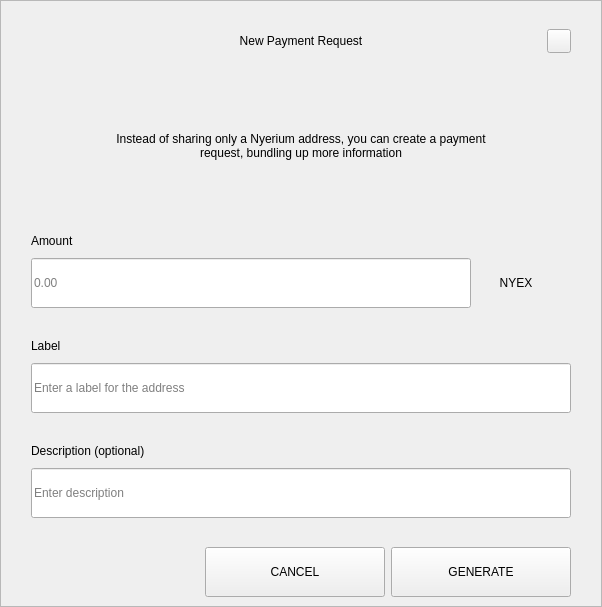
<?xml version="1.0" encoding="UTF-8"?>
<ui version="4.0">
 <class>RequestDialog</class>
 <widget class="QDialog" name="RequestDialog">
  <property name="geometry">
   <rect>
    <x>0</x>
    <y>0</y>
    <width>602</width>
    <height>607</height>
   </rect>
  </property>
  <property name="windowTitle">
   <string>Dialog</string>
  </property>
  <layout class="QVBoxLayout" name="verticalLayout_5">
   <property name="spacing">
    <number>0</number>
   </property>
   <property name="leftMargin">
    <number>0</number>
   </property>
   <property name="topMargin">
    <number>0</number>
   </property>
   <property name="rightMargin">
    <number>0</number>
   </property>
   <property name="bottomMargin">
    <number>0</number>
   </property>
   <item>
    <widget class="QFrame" name="frame">
     <property name="styleSheet">
      <string notr="true"/>
     </property>
     <property name="frameShape">
      <enum>QFrame::StyledPanel</enum>
     </property>
     <property name="frameShadow">
      <enum>QFrame::Raised</enum>
     </property>
     <layout class="QVBoxLayout" name="verticalLayout_4" stretch="1,0,0">
      <property name="spacing">
       <number>0</number>
      </property>
      <property name="leftMargin">
       <number>30</number>
      </property>
      <property name="topMargin">
       <number>20</number>
      </property>
      <property name="rightMargin">
       <number>30</number>
      </property>
      <property name="bottomMargin">
       <number>0</number>
      </property>
      <item>
       <layout class="QHBoxLayout" name="horizontalLayout_3">
        <property name="spacing">
         <number>0</number>
        </property>
        <item>
         <spacer name="horizontalSpacer_21">
          <property name="orientation">
           <enum>Qt::Horizontal</enum>
          </property>
          <property name="sizeHint" stdset="0">
           <size>
            <width>40</width>
            <height>20</height>
           </size>
          </property>
         </spacer>
        </item>
        <item>
         <widget class="QLabel" name="labelTitle">
          <property name="minimumSize">
           <size>
            <width>0</width>
            <height>40</height>
           </size>
          </property>
          <property name="maximumSize">
           <size>
            <width>16777215</width>
            <height>40</height>
           </size>
          </property>
          <property name="styleSheet">
           <string notr="true">padding-left:24px;</string>
          </property>
          <property name="text">
           <string>New Payment Request</string>
          </property>
          <property name="alignment">
           <set>Qt::AlignCenter</set>
          </property>
          <property name="margin">
           <number>7</number>
          </property>
         </widget>
        </item>
        <item>
         <spacer name="horizontalSpacer">
          <property name="orientation">
           <enum>Qt::Horizontal</enum>
          </property>
          <property name="sizeHint" stdset="0">
           <size>
            <width>40</width>
            <height>20</height>
           </size>
          </property>
         </spacer>
        </item>
        <item>
         <widget class="QPushButton" name="btnEsc">
          <property name="minimumSize">
           <size>
            <width>24</width>
            <height>24</height>
           </size>
          </property>
          <property name="maximumSize">
           <size>
            <width>24</width>
            <height>24</height>
           </size>
          </property>
          <property name="focusPolicy">
           <enum>Qt::NoFocus</enum>
          </property>
          <property name="text">
           <string/>
          </property>
         </widget>
        </item>
       </layout>
      </item>
      <item>
       <widget class="QStackedWidget" name="stack">
        <property name="minimumSize">
         <size>
          <width>540</width>
          <height>0</height>
         </size>
        </property>
        <property name="maximumSize">
         <size>
          <width>540</width>
          <height>16777215</height>
         </size>
        </property>
        <property name="currentIndex">
         <number>0</number>
        </property>
        <widget class="QWidget" name="page_1">
         <property name="minimumSize">
          <size>
           <width>540</width>
           <height>0</height>
          </size>
         </property>
         <property name="maximumSize">
          <size>
           <width>540</width>
           <height>16777215</height>
          </size>
         </property>
         <layout class="QVBoxLayout" name="layout1">
          <property name="spacing">
           <number>0</number>
          </property>
          <property name="leftMargin">
           <number>0</number>
          </property>
          <property name="topMargin">
           <number>0</number>
          </property>
          <property name="rightMargin">
           <number>0</number>
          </property>
          <property name="bottomMargin">
           <number>0</number>
          </property>
          <item>
           <spacer name="verticalSpacer_21">
            <property name="orientation">
             <enum>Qt::Vertical</enum>
            </property>
            <property name="sizeType">
             <enum>QSizePolicy::Fixed</enum>
            </property>
            <property name="sizeHint" stdset="0">
             <size>
              <width>20</width>
              <height>30</height>
             </size>
            </property>
           </spacer>
          </item>
          <item alignment="Qt::AlignHCenter">
           <widget class="QLabel" name="labelMessage">
            <property name="minimumSize">
             <size>
              <width>400</width>
              <height>50</height>
             </size>
            </property>
            <property name="text">
             <string>Instead of sharing only a Nyerium address, you can create a payment request, bundling up more information</string>
            </property>
            <property name="alignment">
             <set>Qt::AlignCenter</set>
            </property>
            <property name="wordWrap">
             <bool>true</bool>
            </property>
           </widget>
          </item>
          <item alignment="Qt::AlignBottom">
           <widget class="QWidget" name="containerAmount" native="true">
            <layout class="QVBoxLayout" name="verticalLayout">
             <property name="spacing">
              <number>9</number>
             </property>
             <property name="leftMargin">
              <number>0</number>
             </property>
             <property name="topMargin">
              <number>0</number>
             </property>
             <property name="rightMargin">
              <number>0</number>
             </property>
             <property name="bottomMargin">
              <number>0</number>
             </property>
             <item>
              <widget class="QLabel" name="labelSubtitleAmount">
               <property name="minimumSize">
                <size>
                 <width>350</width>
                 <height>16</height>
                </size>
               </property>
               <property name="maximumSize">
                <size>
                 <width>16777215</width>
                 <height>16</height>
                </size>
               </property>
               <property name="text">
                <string>Amount</string>
               </property>
              </widget>
             </item>
             <item alignment="Qt::AlignTop">
              <widget class="QWidget" name="layoutAmount" native="true">
               <layout class="QHBoxLayout" name="horizontalLayout" stretch="2,0">
                <property name="spacing">
                 <number>0</number>
                </property>
                <property name="leftMargin">
                 <number>0</number>
                </property>
                <property name="topMargin">
                 <number>0</number>
                </property>
                <property name="rightMargin">
                 <number>0</number>
                </property>
                <property name="bottomMargin">
                 <number>0</number>
                </property>
                <item>
                 <widget class="QLineEdit" name="lineEditAmount">
                  <property name="minimumSize">
                   <size>
                    <width>0</width>
                    <height>50</height>
                   </size>
                  </property>
                  <property name="maximumSize">
                   <size>
                    <width>16777215</width>
                    <height>50</height>
                   </size>
                  </property>
                  <property name="placeholderText">
                   <string notr="true">0.00</string>
                  </property>
                 </widget>
                </item>
                <item>
                 <widget class="QWidget" name="comboContainer" native="true">
                  <property name="minimumSize">
                   <size>
                    <width>100</width>
                    <height>50</height>
                   </size>
                  </property>
                  <property name="maximumSize">
                   <size>
                    <width>16777215</width>
                    <height>50</height>
                   </size>
                  </property>
                  <layout class="QHBoxLayout" name="horizontalLayout_31">
                   <property name="spacing">
                    <number>0</number>
                   </property>
                   <property name="leftMargin">
                    <number>0</number>
                   </property>
                   <property name="topMargin">
                    <number>0</number>
                   </property>
                   <property name="rightMargin">
                    <number>10</number>
                   </property>
                   <property name="bottomMargin">
                    <number>0</number>
                   </property>
                   <item>
                    <widget class="QLabel" name="comboBoxCoin">
                     <property name="text">
                      <string>NYEX</string>
                     </property>
                     <property name="alignment">
                      <set>Qt::AlignCenter</set>
                     </property>
                    </widget>
                   </item>
                  </layout>
                 </widget>
                </item>
               </layout>
              </widget>
             </item>
            </layout>
           </widget>
          </item>
          <item>
           <spacer name="verticalSpacer_31">
            <property name="orientation">
             <enum>Qt::Vertical</enum>
            </property>
            <property name="sizeType">
             <enum>QSizePolicy::Fixed</enum>
            </property>
            <property name="sizeHint" stdset="0">
             <size>
              <width>20</width>
              <height>30</height>
             </size>
            </property>
           </spacer>
          </item>
          <item>
           <layout class="QVBoxLayout" name="verticalLayoutLabel">
            <property name="spacing">
             <number>9</number>
            </property>
            <item>
             <widget class="QLabel" name="labelSubtitleLabel">
              <property name="minimumSize">
               <size>
                <width>0</width>
                <height>16</height>
               </size>
              </property>
              <property name="maximumSize">
               <size>
                <width>16777215</width>
                <height>16</height>
               </size>
              </property>
              <property name="text">
               <string>Label</string>
              </property>
             </widget>
            </item>
            <item>
             <widget class="QLineEdit" name="lineEditLabel">
              <property name="minimumSize">
               <size>
                <width>0</width>
                <height>50</height>
               </size>
              </property>
              <property name="maximumSize">
               <size>
                <width>16777215</width>
                <height>50</height>
               </size>
              </property>
              <property name="placeholderText">
               <string>Enter a label for the address</string>
              </property>
             </widget>
            </item>
           </layout>
          </item>
          <item>
           <spacer name="verticalSpacer_34">
            <property name="orientation">
             <enum>Qt::Vertical</enum>
            </property>
            <property name="sizeType">
             <enum>QSizePolicy::Fixed</enum>
            </property>
            <property name="sizeHint" stdset="0">
             <size>
              <width>20</width>
              <height>30</height>
             </size>
            </property>
           </spacer>
          </item>
          <item>
           <layout class="QVBoxLayout" name="verticalLayoutDescription">
            <property name="spacing">
             <number>9</number>
            </property>
            <item>
             <widget class="QLabel" name="labelSubtitleDescription">
              <property name="minimumSize">
               <size>
                <width>0</width>
                <height>16</height>
               </size>
              </property>
              <property name="maximumSize">
               <size>
                <width>16777215</width>
                <height>16</height>
               </size>
              </property>
              <property name="text">
               <string>Description (optional)</string>
              </property>
             </widget>
            </item>
            <item>
             <widget class="QLineEdit" name="lineEditDescription">
              <property name="minimumSize">
               <size>
                <width>0</width>
                <height>50</height>
               </size>
              </property>
              <property name="maximumSize">
               <size>
                <width>16777215</width>
                <height>50</height>
               </size>
              </property>
              <property name="placeholderText">
               <string>Enter description</string>
              </property>
             </widget>
            </item>
            <item>
             <spacer name="verticalSpacer_4">
              <property name="orientation">
               <enum>Qt::Vertical</enum>
              </property>
              <property name="sizeType">
               <enum>QSizePolicy::Fixed</enum>
              </property>
              <property name="sizeHint" stdset="0">
               <size>
                <width>20</width>
                <height>20</height>
               </size>
              </property>
             </spacer>
            </item>
           </layout>
          </item>
         </layout>
        </widget>
        <widget class="QWidget" name="page_2">
         <layout class="QVBoxLayout" name="layout2">
          <item>
           <spacer name="verticalSpacer_5">
            <property name="orientation">
             <enum>Qt::Vertical</enum>
            </property>
            <property name="sizeType">
             <enum>QSizePolicy::Fixed</enum>
            </property>
            <property name="sizeHint" stdset="0">
             <size>
              <width>20</width>
              <height>50</height>
             </size>
            </property>
           </spacer>
          </item>
          <item alignment="Qt::AlignHCenter">
           <widget class="QLabel" name="labelQrImg">
            <property name="minimumSize">
             <size>
              <width>260</width>
              <height>260</height>
             </size>
            </property>
            <property name="maximumSize">
             <size>
              <width>260</width>
              <height>260</height>
             </size>
            </property>
            <property name="text">
             <string/>
            </property>
            <property name="alignment">
             <set>Qt::AlignCenter</set>
            </property>
           </widget>
          </item>
          <item>
           <spacer name="verticalSpacer_2">
            <property name="orientation">
             <enum>Qt::Vertical</enum>
            </property>
            <property name="sizeType">
             <enum>QSizePolicy::Fixed</enum>
            </property>
            <property name="sizeHint" stdset="0">
             <size>
              <width>20</width>
              <height>30</height>
             </size>
            </property>
           </spacer>
          </item>
          <item alignment="Qt::AlignHCenter">
           <widget class="QLabel" name="labelAddress">
            <property name="text">
             <string>D7VFR83SQbiezrW72hjcWJtcfip5krte2Z </string>
            </property>
           </widget>
          </item>
          <item>
           <spacer name="verticalSpacer_32">
            <property name="orientation">
             <enum>Qt::Vertical</enum>
            </property>
            <property name="sizeType">
             <enum>QSizePolicy::Expanding</enum>
            </property>
            <property name="sizeHint" stdset="0">
             <size>
              <width>20</width>
              <height>20</height>
             </size>
            </property>
           </spacer>
          </item>
          <item>
           <layout class="QHBoxLayout" name="horizontal">
            <property name="leftMargin">
             <number>20</number>
            </property>
            <property name="rightMargin">
             <number>20</number>
            </property>
            <property name="bottomMargin">
             <number>20</number>
            </property>
            <item>
             <spacer name="horizontalSpacer_4">
              <property name="orientation">
               <enum>Qt::Horizontal</enum>
              </property>
              <property name="sizeHint" stdset="0">
               <size>
                <width>40</width>
                <height>20</height>
               </size>
              </property>
             </spacer>
            </item>
            <item>
             <widget class="QPushButton" name="btnCopyAddress">
              <property name="minimumSize">
               <size>
                <width>180</width>
                <height>50</height>
               </size>
              </property>
              <property name="text">
               <string>COPY ADDRESS</string>
              </property>
             </widget>
            </item>
            <item>
             <widget class="QPushButton" name="btnCopyUrl">
              <property name="minimumSize">
               <size>
                <width>180</width>
                <height>50</height>
               </size>
              </property>
              <property name="text">
               <string>COPY URL</string>
              </property>
             </widget>
            </item>
            <item>
             <spacer name="horizontalSpacer_2">
              <property name="orientation">
               <enum>Qt::Horizontal</enum>
              </property>
              <property name="sizeHint" stdset="0">
               <size>
                <width>40</width>
                <height>20</height>
               </size>
              </property>
             </spacer>
            </item>
           </layout>
          </item>
         </layout>
        </widget>
       </widget>
      </item>
      <item>
       <widget class="QWidget" name="buttonsStack" native="true">
        <layout class="QHBoxLayout" name="horizontalLayout_5">
         <property name="leftMargin">
          <number>20</number>
         </property>
         <property name="rightMargin">
          <number>0</number>
         </property>
         <item>
          <spacer name="horizontalSpacer_41">
           <property name="orientation">
            <enum>Qt::Horizontal</enum>
           </property>
           <property name="sizeHint" stdset="0">
            <size>
             <width>40</width>
             <height>20</height>
            </size>
           </property>
          </spacer>
         </item>
         <item>
          <widget class="QPushButton" name="btnCancel">
           <property name="minimumSize">
            <size>
             <width>180</width>
             <height>50</height>
            </size>
           </property>
           <property name="focusPolicy">
            <enum>Qt::NoFocus</enum>
           </property>
           <property name="text">
            <string>CANCEL</string>
           </property>
          </widget>
         </item>
         <item>
          <widget class="QPushButton" name="btnSave">
           <property name="minimumSize">
            <size>
             <width>180</width>
             <height>50</height>
            </size>
           </property>
           <property name="focusPolicy">
            <enum>Qt::NoFocus</enum>
           </property>
           <property name="text">
            <string>GENERATE</string>
           </property>
          </widget>
         </item>
        </layout>
       </widget>
      </item>
     </layout>
    </widget>
   </item>
  </layout>
 </widget>
 <resources/>
 <connections/>
</ui>
